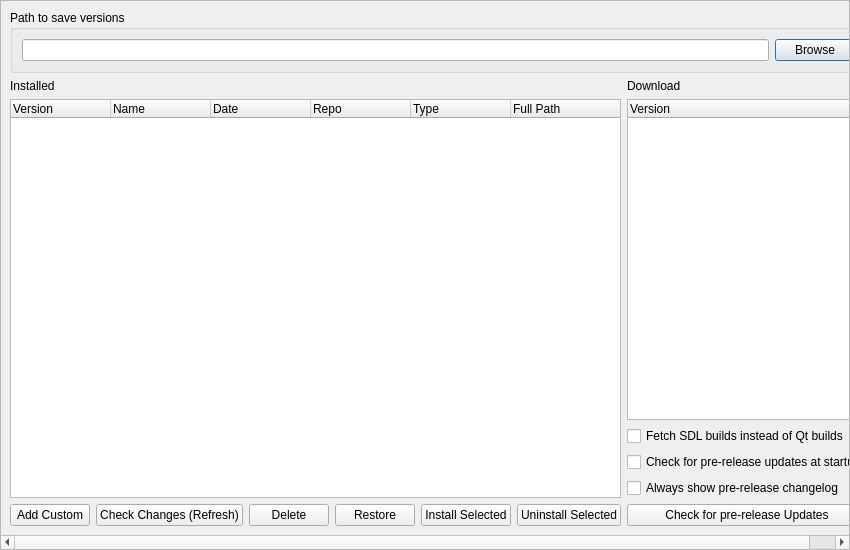
<?xml version="1.0" encoding="UTF-8"?>
<!-- SPDX-FileCopyrightText: Copyright 2025 shadPS4 Emulator Project
     SPDX-License-Identifier: GPL-2.0-or-later -->
<ui version="4.0">
	<class>VersionDialog</class>
	<widget class="QDialog" name="VersionDialog">
		<property name="geometry">
			<rect>
				<x>0</x>
				<y>0</y>
				<width>850</width>
				<height>550</height>
			</rect>
		</property>
		<property name="windowTitle">
			<string>Version Manager</string>
		</property>
		<property name="windowIcon">
			<iconset>
				<normaloff>:/images/shadps4.ico</normaloff>:/images/shadps4.ico
			</iconset>
		</property>
		<widget class="QScrollArea" name="versionTab">
			<property name="geometry">
				<rect>
					<x>0</x>
					<y>0</y>
					<width>850</width>
					<height>550</height>
				</rect>
			</property>
			<property name="sizePolicy">
				<sizepolicy hsizetype="Expanding" vsizetype="Expanding">
					<horstretch>0</horstretch>
					<verstretch>0</verstretch>
				</sizepolicy>
			</property>
			<property name="widgetResizable">
				<bool>true</bool>
			</property>
			<widget class="QWidget" name="versionTabContents">
				<property name="geometry">
					<rect>
						<x>0</x>
						<y>0</y>
						<width>779</width>
						<height>509</height>
					</rect>
				</property>
				<layout class="QVBoxLayout" name="versionTabLayout">

					<!-- ShadPS4 path -->
					<item>
						<layout class="QHBoxLayout" name="horizontalLayout_11">
							<item>
								<widget class="QGroupBox" name="shadps4GroupBox">
									<property name="title">
										<string>Path to save versions</string>
									</property>
									<layout class="QVBoxLayout" name="verticalLayout_shadps4">
										<item>
											<layout class="QHBoxLayout" name="horizontalLayout_shadps4" stretch="0,0">
												<item>
													<widget class="QLineEdit" name="currentShadPath">
														<property name="readOnly">
															<bool>true</bool>
														</property>
													</widget>
												</item>
												<item>
													<widget class="QPushButton" name="browse_shad_path">
														<property name="text">
															<string>Browse</string>
														</property>
													</widget>
												</item>
											</layout>
										</item>
									</layout>
								</widget>
							</item>
						</layout>
					</item>

					<!-- Installed / Download Layout -->
					<item>
						<layout class="QHBoxLayout" name="horizontalLayout_8" stretch="6,3">

							<!-- Installed versions -->
							<item>
								<layout class="QVBoxLayout" name="verticalLayout_4">
									<item>
										<widget class="QLabel" name="label">
											<property name="text">
												<string>Installed</string>
											</property>
										</widget>
									</item>
									<item>
										<widget class="QTreeWidget" name="installedTreeWidget">
											<column>
												<property name="text">
													<string>Version</string>
												</property>
											</column>
											<column>
												<property name="text">
													<string>Name</string>
												</property>
											</column>
											<column>
												<property name="text">
													<string>Date</string>
												</property>
											</column>
											<column>
												<property name="text">
													<string>Repo</string>
												</property>
											</column>
											<column>
												<property name="text">
													<string>Type</string>
												</property>
											</column>
											<column>
												<property name="text">
													<string>Full Path</string>
												</property>
											</column>
										</widget>
									</item>
									<item>
										<layout class="QHBoxLayout" name="horizontalLayout_14">
											<item>
												<widget class="QPushButton" name="addCustomVersionButton">
													<property name="text">
														<string>Add Custom</string>
													</property>
												</widget>
											</item>
											<item>
												<widget class="QPushButton" name="checkChangesVersionButton">
													<property name="text">
														<string>Check Changes (Refresh)</string>
													</property>
												</widget>
											</item>
											<item>
												<widget class="QPushButton" name="deleteVersionButton">
													<property name="text">
														<string>Delete</string>
													</property>
												</widget>
											</item>
											<item>
												<widget class="QPushButton" name="restoreExeButton">
													<property name="text">
														<string>Restore</string>
													</property>
												</widget>
											</item>
											<item>
												<widget class="QPushButton" name="installVersionButton">
													<property name="text">
														<string>Install Selected</string>
													</property>
												</widget>
											</item>
											<item>
												<widget class="QPushButton" name="uninstallQtButton">
													<property name="text">
														<string>Uninstall Selected</string>
													</property>
												</widget>
											</item>
										</layout>
									</item>
								</layout>
							</item>

							<!-- Download versions -->
							<item>
								<layout class="QVBoxLayout" name="verticalLayout_10">
									<item>
										<layout class="QHBoxLayout" name="horizontalLayout_13">
											<item>
												<widget class="QLabel" name="label_2">
													<property name="text">
														<string>Download</string>
													</property>
												</widget>
											</item>
										</layout>
									</item>
									<item>
										<widget class="QTreeWidget" name="downloadTreeWidget">
											<column>
												<property name="text">
													<string>Version</string>
												</property>
											</column>
										</widget>
									</item>
									<item>
										<layout class="QVBoxLayout" name="verticalLayout_11">
											<item>
												<widget class="QCheckBox" name="sdlBuildCheckBox">
													<property name="text">
														<string>Fetch SDL builds instead of Qt builds</string>
													</property>
													<property name="checked">
														<bool>false</bool>
													</property>
												</widget>
											</item>

											<item>
												<widget class="QCheckBox" name="updatePreCheckBox">
													<property name="text">
														<string>Check for pre-release updates at startup</string>
													</property>
												</widget>
											</item>
											<item>
												<widget class="QCheckBox" name="checkCompatibilityOnStartupPreCheckBox">
													<property name="text">
														<string>Always show pre-release changelog</string>
													</property>
												</widget>
											</item>
											<item>
												<widget class="QPushButton" name="updateCompatibilityPreButton">
													<property name="text">
														<string>Check for pre-release Updates</string>
													</property>
												</widget>
											</item>
										</layout>
									</item>
								</layout>
							</item>

						</layout>
					</item>

				</layout>
			</widget>
		</widget>
	</widget>
	<resources/>
	<connections/>
</ui>
